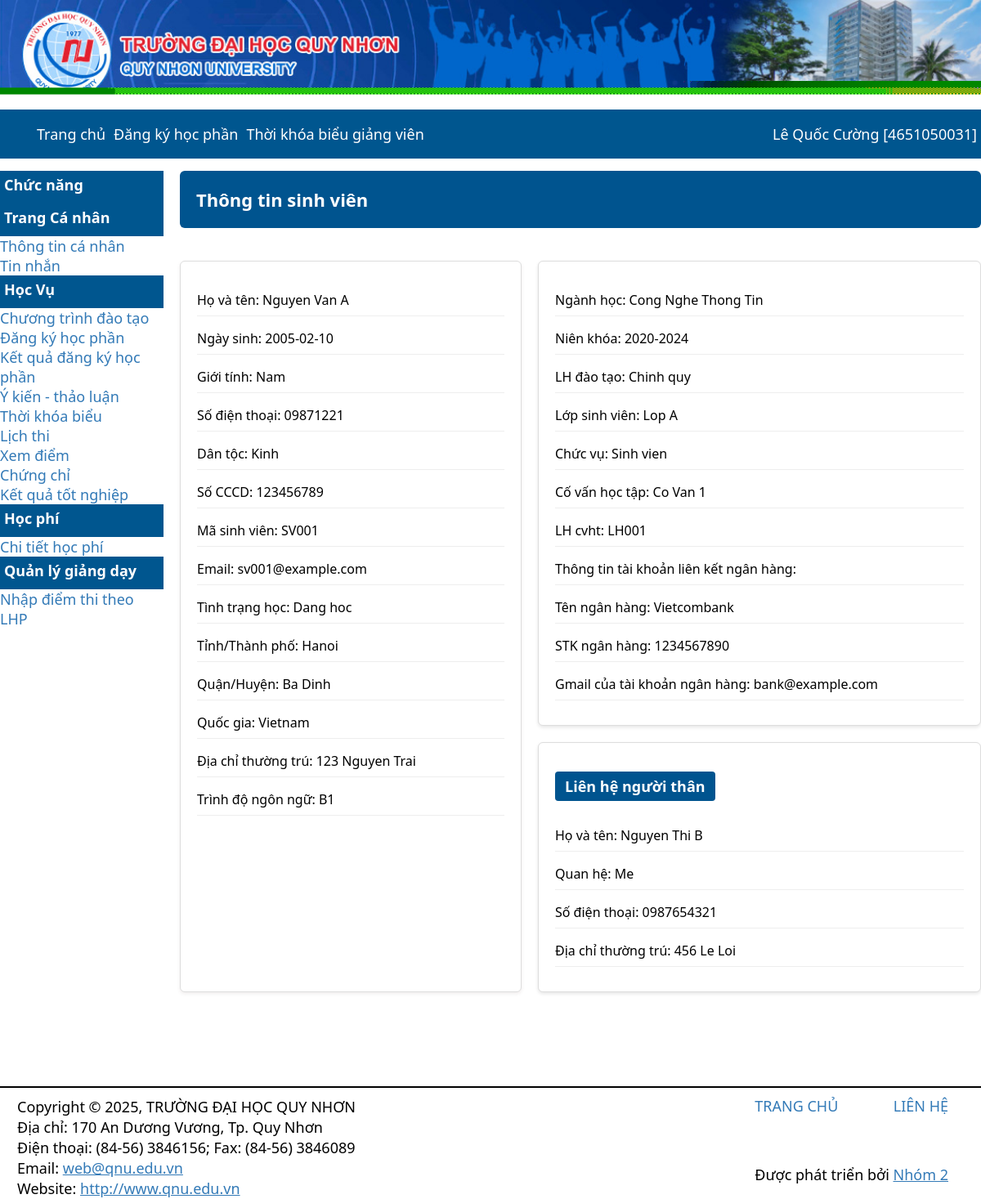
Page /thongTinCaNhan.php on the committed database.
### tables this page shows
CREATE TABLE thongtincanhan (
    MaSinhVien NVARCHAR(30) PRIMARY KEY,
    HoTen NVARCHAR(50),
    GioiTinh NVARCHAR(50),
    DanToc NVARCHAR(50),
    SoCCCD INT,
	NgaySinh date,
	SoDienThoai NVARCHAR(50),		
    Email NVARCHAR(50),
    TinhThanhPho NVARCHAR(50),
    QuanHuyen NVARCHAR(50),
    QuocGia NVARCHAR(50),
    DiaChiThuongTru NVARCHAR(50),
    TrinhDoNgoaiNgu NVARCHAR(50),
    TinhTrangHoc NVARCHAR(50),
    MaNganh NVARCHAR(30),
    NienKhoa NVARCHAR(50),
    LoaiHinhDaoTao NVARCHAR(50),
    LopSinhVien NVARCHAR(50),
    ChucVu NVARCHAR(50),
    CoVanHocTap NVARCHAR(50),
    LH_CVHT NVARCHAR(50),
    TenNganHang NVARCHAR(50),
    SoTaiKhoan NVARCHAR(50),
    EmailNganHang NVARCHAR(50),
    TenNguoiThan NVARCHAR(50),
    QuanHe NVARCHAR(50),
    SDTNguoiThan NVARCHAR(30),
    DiaChiNguoiThan NVARCHAR(50),
    FOREIGN KEY (MaSinhVien) REFERENCES nguoidung(MaSinhVien)
);

CREATE TABLE Nganh (
    MaNganh NVARCHAR(30) PRIMARY KEY,
    TenNganh NVARCHAR(50) NOT NULL,
    MaSinhVien NVARCHAR(30),
    FOREIGN KEY (MaSinhVien) REFERENCES thongtincanhan(MaSinhVien)
);

### thongTinCaNhan.php (the view, shortened to what this page needs)
<?php
include ("connectSQL.php");
$sqlQuery = "SELECT t.*, n.TenNganh FROM ThongTinCaNhan as t join Nganh  as n  on t.MaNganh = n.MaNganh";
$result = mysqli_query($conn, $sqlQuery);
$row = mysqli_fetch_assoc($result);
?>
<!DOCTYPE html>
<html lang="vi">
<head>
  <link rel="stylesheet" href="css/main.css" />
  <link rel="stylesheet" href="css/thongtinsinhvien.css" />
</head>
<body>
  <?php include("header.php"); ?>
  <div class="content">
    <?php include("sidebar.php"); ?>
    <div class="content__main">
      <header>
        <h1>Thông tin sinh viên</h1>
      </header>
      <div class="cc">
        <section class="ttsv">
        <?php
         echo "
        <p>Họ và tên: ".$row['HoTen']."</p>
        <p>Ngày sinh: ".$row['NgaySinh']."</p>
        <p>Giới tính: ".$row['GioiTinh']."</p>
        <p>Số điện thoại: ".$row['SoDienThoai']."</p>
        <p>Dân tộc: ".$row['DanToc']."</p>
        <p>Số CCCD: ".$row['SoCCCD']."</p>
        <p>Mã sinh viên: ".$row['MaSinhVien']."</p>
        <p>Email: ".$row['Email']."</p>
        <p>Tình trạng học: ".$row['TinhTrangHoc']."</p>
        <p>Tỉnh/Thành phố: ".$row['TinhThanhPho']."</p>
        <p>Quận/Huyện: ".$row['QuanHuyen']."</p>
        <p>Quốc gia: ".$row['QuocGia']."</p>
        <p>Địa chỉ thường trú: ".$row['DiaChiThuongTru']."</p>
        <p>Trình độ ngôn ngữ: ".$row['TrinhDoNgoaiNgu']."</p>
         ";
        ?>
        </section>
        <div class="right">
          <section class="ttkh">
          <?php
          echo "
          <p>Ngành học: ".$row['TenNganh']."</p>
          <p>Niên khóa: ".$row['NienKhoa']."</p>
          <p>LH đào tạo: ".$row['LoaiHinhDaoTao']."</p>
          <p>Lớp sinh viên: ".$row['LopSinhVien']."</p>
          <p>Chức vụ: ".$row['ChucVu']."</p>
          <p>Cố vấn học tập: ".$row['CoVanHocTap']."</p>
          <p>LH cvht: ".$row['LH_CVHT']."</p>
          <p>Thông tin tài khoản liên kết ngân hàng:</p>
          <p>Tên ngân hàng: ".$row['TenNganHang']."</p>
          <p>STK ngân hàng: ".$row['SoTaiKhoan']."</p>
          <p>Gmail của tài khoản ngân hàng: ".$row['EmailNganHang']."</p>
          ";
          ?>
          </section>
          <div class="hi">
          <aside>
            <h2>Liên hệ người thân</h2>
            <?php
              echo "
                <p>Họ và tên: ".$row['TenNguoiThan']."</p>
                <p>Quan hệ: ".$row['QuanHe']."</p>
                <p>Số điện thoại: ".$row['SDTNguoiThan']."</p>
                <p>Địa chỉ thường trú: ".$row['DiaChiNguoiThan']."</p>
              ";
            ?>
          </aside>
        </div>
      </div>
    </div>
  </div>
</div>
  <?php include("footer.php"); ?>
</body>
</html>

### css/main.css (style rules this page uses)
:root { --font-size: 18px; --font-family: 'Segoe UI', Tahoma, Geneva, Verdana, sans-serif; --max-width: 1500px; --color: rgb(255, 254, 254); --background-color: #00568f; --height: 40px; --font-color: #337ab7; }
body { display:flex; flex-direction: column; max-width: var(--max-width); margin: 0px auto; font-size: var(--font-size); font-family:var(--font-family); gap:15px; }
.content { display: flex; gap:20px; width: 100%; }
.content__main { flex: 5; display: flex; flex-direction: column; gap: 20px; }

### css/thongtinsinhvien.css (style rules this page uses)
.content__main > header { background-color: #00548f; padding: 20px; margin-bottom: 20px; text-align: left; border-radius: 6px; }
.content__main > header h1 { color: white; font-size: 22px; font-weight: bold; margin: 0; }
.cc { display: flex; gap: 20px; flex-wrap: wrap; }
.ttsv { flex: 1; min-width: 300px; background: #ffffff; padding: 20px; border-radius: 6px; border: 1px solid #ddd; box-shadow: 0 2px 4px rgba(108, 78, 78, 0.1); }
.ttkh { flex: 2; min-width: 500px; background: #ffffff; padding: 20px; border-radius: 6px; border: 1px solid #ddd; box-shadow: 0 2px 4px rgba(0,0,0,0.1); margin-bottom: 20px; }
.hi aside { flex: 1; min-width: 300px; background: #ffffff; padding: 20px; border-radius: 6px; border: 1px solid #ddd; box-shadow: 0 2px 4px rgba(0,0,0,0.1); }
.ttsv h2, .ttkh h2, .hi aside h2 { display: inline-block; margin-bottom: 15px; font-size: 18px; color: white; background-color: #00548f; padding: 6px 12px; border-radius: 4px; text-align: left; }
.ttsv p, .ttkh p, .hi aside p { margin-bottom: 10px; padding-bottom: 8px; font-size: 16px; border-bottom: 1px solid #eee; text-align: left; }

### css/header.css (style rules this page uses)
:root { --font-size: 18px; --font-family: 'Segoe UI', Tahoma, Geneva, Verdana, sans-serif; --max-width: 1500px; --color: rgb(255, 254, 254); --background-color: #00568f; --height: 40px; --font-color: #337ab7; }
body { display:flex; flex-direction: column; max-width: var(--max-width); margin: 0px auto; font-size: var(--font-size); font-family:var(--font-family); gap:15px; }

### rows in the picture
thongtincanhan: HoTen "Nguyen Van A", NgaySinh "2005-02-10", GioiTinh "Nam", SoDienThoai "09871221", DanToc "Kinh", SoCCCD "123456789", MaSinhVien "SV001", Email "sv001@example.com", TinhTrangHoc "Dang hoc", TinhThanhPho "Hanoi", QuanHuyen "Ba Dinh", QuocGia "Vietnam", DiaChiThuongTru "123 Nguyen Trai", TrinhDoNgoaiNgu "B1", NienKhoa "2020-2024", LoaiHinhDaoTao "Chinh quy", LopSinhVien "Lop A", ChucVu "Sinh vien", CoVanHocTap "Co Van 1", LH_CVHT "LH001", TenNganHang "Vietcombank", SoTaiKhoan "1234567890", EmailNganHang "bank@example.com", TenNguoiThan "Nguyen Thi B", QuanHe "Me", SDTNguoiThan "0987654321", DiaChiNguoiThan "456 Le Loi"
nganh: TenNganh "Cong Nghe Thong Tin"
